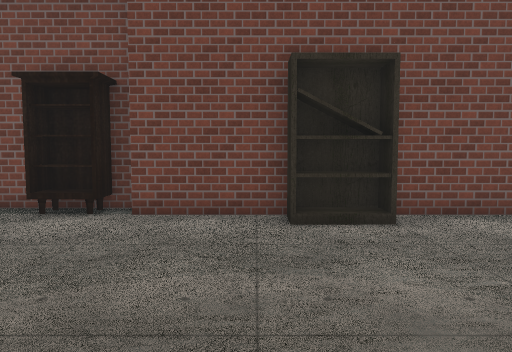
[1] (above)

12 first-person views from a walk through a scene from a Unity 3-D project. The camera is 1.3 m above the floor, tilts 4° down and sees 70° across. The floor is counted in squares, 1 m on a side. Each view is taken from the middle of a square. On the plan, view 1 faces up. The plan holds only what a view shows up to about 15 squares ahead; the rest is blank. The place goes on beyond the plan. The player character is not drawn. Door leaves are left out, so doorways stand open. Some surface patterns are stand-ins.

[2]
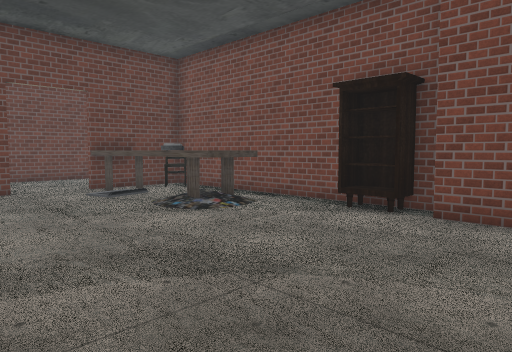

[3]
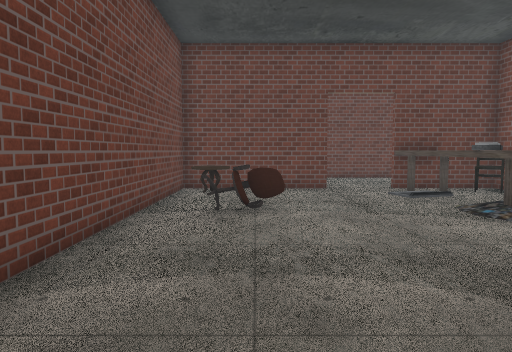

[4]
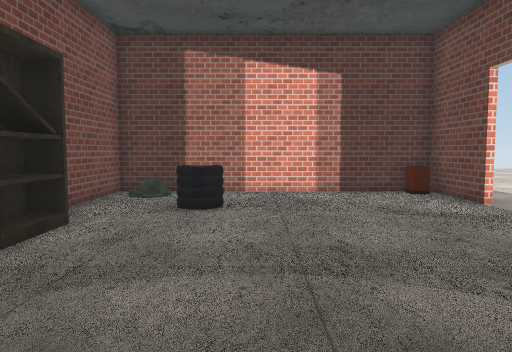

[5]
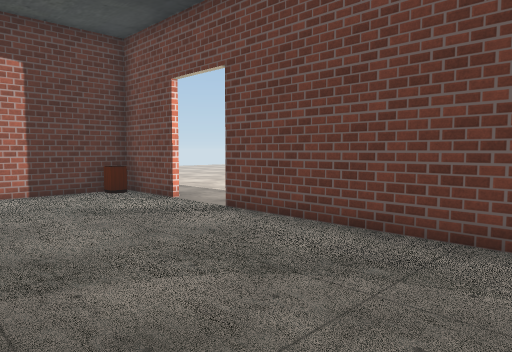

[6]
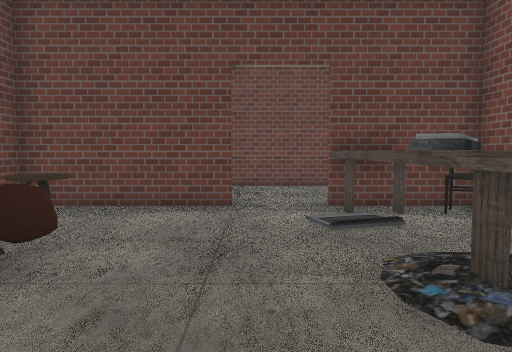

[7]
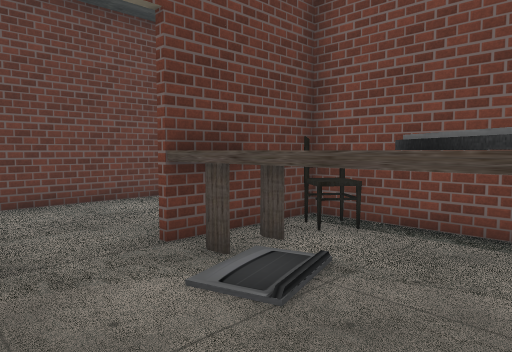

[8]
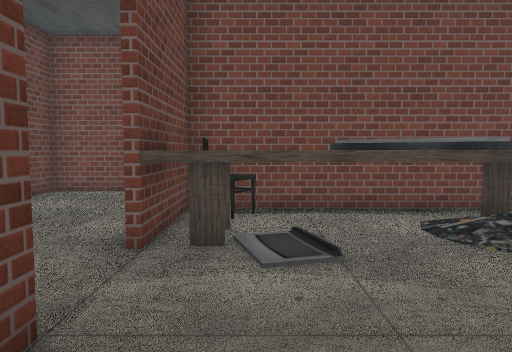

[9]
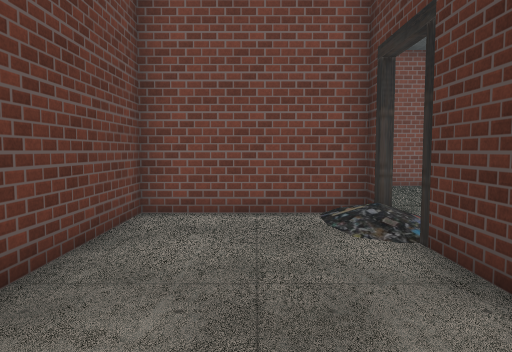

[10]
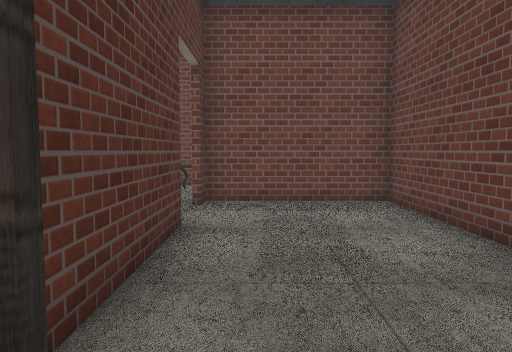

[11]
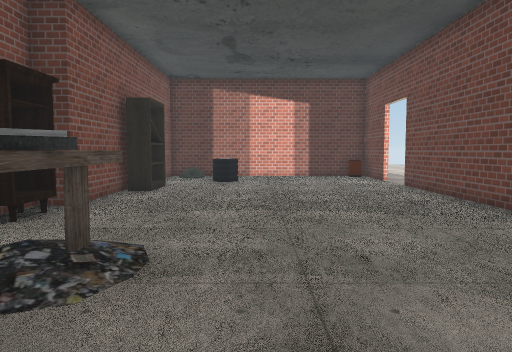

[12]
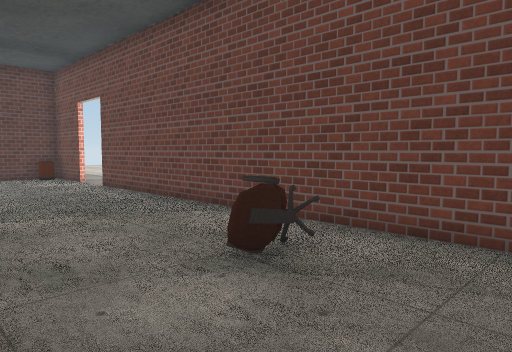

### Floor plan
Ten units are one square. View 1 is at (0, 0); x grows to the right and y downward. Boxes are objects, and circles mark ways between rooms. Rooms are numbered by the first view taken in them; rooms with no view inside come last. Other rooms are left out.
<svg viewBox="-179 -120 259 155">
<path fill="none" stroke="#000" d="M-28 -82 -125 -82 -125 -46M5 -73 -25 -73 -25 -78M48 25 75 25 75 -73 28 -73M-125 -25 -125 25 25 25M-127 -46 -127 -91M-127 -108 -127 -115 -174 -115 -174 -17 -127 -17"/>
<rect x="-125" y="5" width="20" height="20" fill="#bbb"><title>other object</title></rect>
<rect x="-125" y="-65" width="30" height="20" fill="#bbb"><title>other object</title></rect>
<rect x="-125" y="-75" width="20" height="10" fill="#bbb"><title>other object</title></rect>
<rect x="-105" y="-65" width="30" height="20" fill="#bbb"><title>other object</title></rect>
<rect x="-85" y="-5" width="10" height="20" fill="#bbb"><title>other object</title></rect>
<rect x="-75" y="-65" width="20" height="20" fill="#bbb"><title>other object</title></rect>
<rect x="-45" y="-85" width="10" height="20" fill="#bbb"><title>other object</title></rect>
<rect x="5" y="-75" width="20" height="20" fill="#bbb"><title>other object</title></rect>
<rect x="35" y="-55" width="20" height="20" fill="#bbb"><title>other object</title></rect>
<rect x="65" y="15" width="10" height="10" fill="#bbb"><title>other object</title></rect>
<circle cx="-125" cy="-35" r="3" fill="#2a7"/>
<text x="-30" y="-20">1</text>
<text x="-150" y="-70">2</text>
</svg>
Room 1 opens to room 2.

Where each view was taken, in squares from view 1:
view 1: 0 up, 0 right, facing up
view 2: 0 up, 0 right, facing up-left
view 3: 0 up, 0 right, facing left
view 4: 3 up, 4 left, facing right
view 5: 3 up, 4 left, facing down-right
view 6: 3 up, 4 left, facing left
view 7: 2 up, 8 left, facing up-left
view 8: 0 up, 11 left, facing up
view 9: 4 up, 15 left, facing up
view 10: 11 up, 14 left, facing down
view 11: 3 up, 11 left, facing right
view 12: 3 up, 11 left, facing down-right
